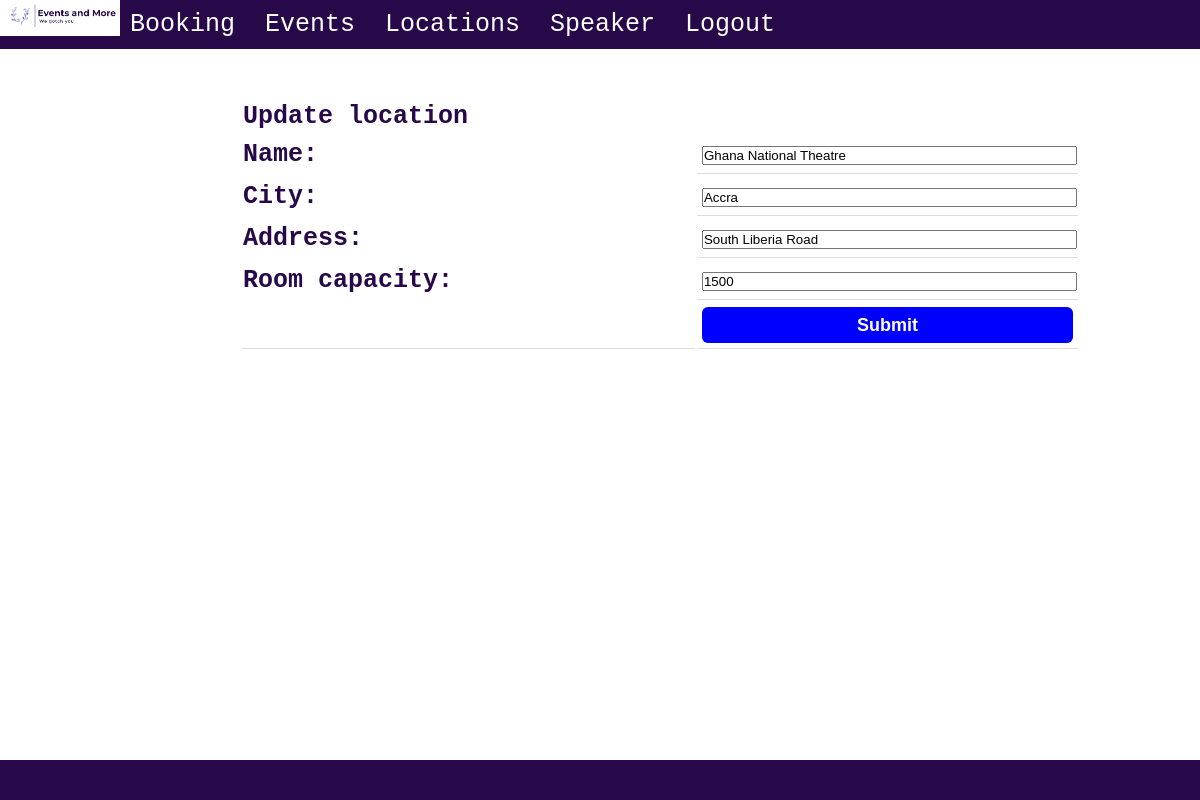
The app's page /booking/location/update/1 (signed in) with its own data.
### booking/models.py (models this page shows, shortened)
class Location(models.Model):
    name=models.CharField(max_length=100)
    city= models.CharField(max_length=100)
    address= models.CharField(max_length=500)
    room_capacity = models.IntegerField()

### booking/views.py (the view)
# urls.py: path("booking/location/update/<int:pk>", views.LocationUpdateView.as_view(),name="updateLocation"),
@method_decorator(login_required(login_url='/login/'), name='dispatch')
class LocationUpdateView(generic.UpdateView):
    Model=Location
    fields=["name","city","address","room_capacity"]
    queryset=Location.objects.all()
    template_name="booking/updateLocation.html"
    success_url="/showLocation"

### booking/templates/booking/updateLocation.html (shortened to what this page needs)
{% extends "base.html" %}
{% load static %}
{% block content %}
<div id="add_form_grid" class="addUpdate">
<div class="add_form">
    <form id="location" class="addUpdate" method="post" >
        <table>
        <th> Update location</th>
            {{form.as_table}}
            <tr>
                <td></td>
                <td><input type="submit" class="button" name="location-form" value="Submit"></td>
            </tr>
        </table>
    </form>
</div>
</div>
{% endblock %}

### booking/static/style.css (style rules this page uses)
body { margin:0; }
#add_form_grid { display: grid; grid-template-rows: 5% 90 5%; grid-template-columns: 20% 20% 20% 30%; row-gap: 2em; grid-template-areas: "menu menu menu menu menu" "... add_form add_form add_form ..."; }
.add_form { grid-area:add_form; }
#location { grid-area:location; }
.addUpdate table input[type=submit] { background-color:blue; border-radius: 6px; width:100%; height: 2em; margin: 0%; color: white; font-weight: 900; font-size: large; }
.addUpdate table { width:100%; height: 100%; text-align: left; }
.addUpdate table input { width: 100%; margin: 0%; padding: 0%; }
.show-table th, td { padding: 5px; text-align: left; border-bottom: 1px solid #ddd; }
body { color: #270949; font-family: 'Courier New', Courier, monospace; font-size: 25px; }
input { padding: 0.8em; margin: 0.8em; margin-left: 1em; padding-left: 1em; }
.button { border: none; color:#270949; padding: 15px 32px; text-align: center; text-decoration: none; display: inline-block; font-size: 16px; }

### records on screen
Location: name "Ghana National Theatre", city "Accra", address "South Liberia Road", room_capacity "1500"
